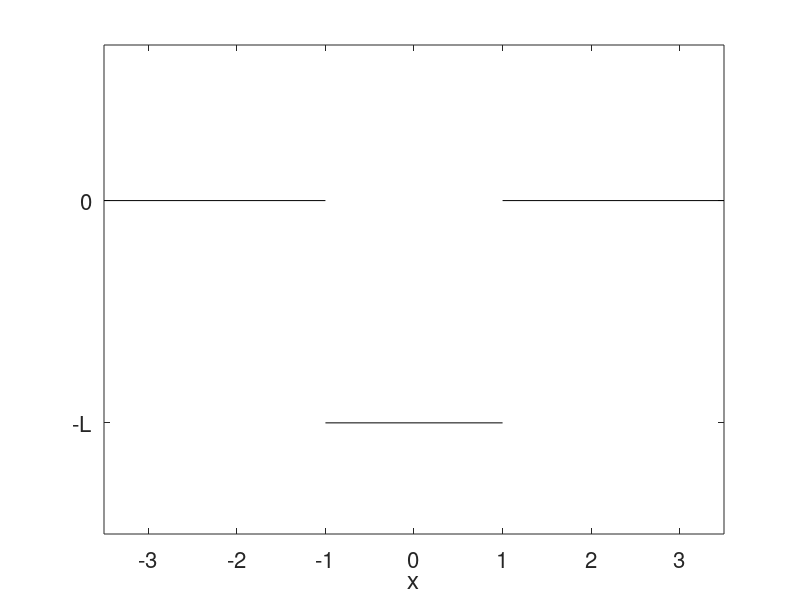

MATLAB code to generate this figure:
L = 1;
plot([-3.5 -1],[0 0],'k')
hold on, plot([-1 1],[-L -L],'k')
plot([1 3.5],[0 0],'k')
axis([-3.5 3.5 -1.5 0.7])
xlabel('x','fontsize',16)
%text(-2.9,-1.2,'I_1','fontsize',16)
%text(0.1,-1.2,'I_2','fontsize',16)
%text(2.1,-1.2,'I_3','fontsize',16)
set(gca,'ytick',[0,-1])
set(gca,'yticklabel',{'0', '-L'},'fontsize',16)
%title('V(x)','fontsize',20)
hold off
